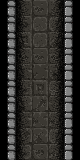

Rendered tile map (Tiled .tmx) drawn with the repository's tilesets; below, a short description and the full map source, tile grids included:
An orthogonal 5x10 tile map with 16x16 px tiles, 3 tile layers (Ground, Wall, Decoration), 3 tilesets.

<map version="1.10" tiledversion="1.10.1" orientation="orthogonal" renderorder="right-down" width="5" height="10" tilewidth="16" tileheight="16" infinite="0" nextlayerid="4" nextobjectid="1">
 <tileset firstgid="1" name="dungeon1_grey_floor" tilewidth="16" tileheight="16" tilecount="96" columns="12">
  <image source="../../textures/tilemap/dungeon1/dungeon1_grey_floor.png" width="192" height="128" />
 </tileset>
 <tileset firstgid="97" name="dungeon1_tile_shading_tilesheet" tilewidth="16" tileheight="16" tilecount="25" columns="5">
  <image source="../../textures/tilemap/dungeon1/dungeon1_tile_shading.png" width="80" height="80" />
 </tileset>
 <tileset firstgid="122" name="dungeon1_walls_pit_tilesheet" tilewidth="16" tileheight="16" tilecount="35" columns="5">
  <image source="../../textures/tilemap/dungeon1/dungeon1_walls_pit.png" width="80" height="112" />
 </tileset>
 <layer id="1" name="Ground" width="5" height="10">
  <data encoding="csv">
0,61,56,30,0,
0,4,16,40,0,
0,91,44,77,0,
0,56,56,56,0,
0,62,86,25,0,
0,31,63,92,0,
0,1,2,17,0,
0,62,27,27,0,
0,26,29,16,0,
0,88,4,79,0
</data>
 </layer>
 <layer id="2" name="Wall" width="5" height="10">
  <data encoding="csv">
147,0,0,0,131,
132,0,0,0,131,
147,0,0,0,151,
142,0,0,0,131,
127,0,0,0,141,
147,0,0,0,136,
142,0,0,0,136,
142,0,0,0,151,
137,0,0,0,146,
137,0,0,0,136
</data>
 </layer>
 <layer id="3" name="Decoration" width="5" height="10">
  <data encoding="csv">
0,1610612839,0,3758096487,0,
0,1610612840,0,3758096489,0,
0,1610612841,0,3758096489,0,
0,1610612839,0,3758096487,0,
0,1610612841,0,3758096488,0,
0,1610612840,0,3758096487,0,
0,1610612841,0,3758096487,0,
0,1610612839,0,3758096487,0,
0,1610612839,0,3758096489,0,
0,1610612840,0,3758096487,0
</data>
 </layer>
</map>
